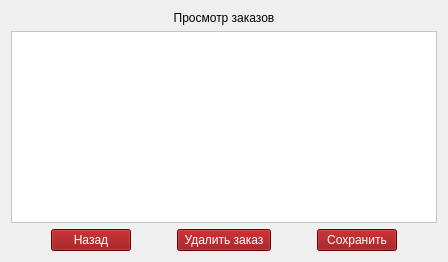
                <widget class="QWidget" name="page_9">
                 <layout class="QVBoxLayout" name="verticalLayout_31">
                  <item>
                   <layout class="QVBoxLayout" name="verticalLayout_30">
                    <item>
                     <widget class="QLabel" name="label_46">
                      <property name="styleSheet">
                       <string notr="true">font: 13pt &quot;MS Shell Dlg 2&quot;;</string>
                      </property>
                      <property name="text">
                       <string>Просмотр заказов</string>
                      </property>
                      <property name="alignment">
                       <set>Qt::AlignCenter</set>
                      </property>
                     </widget>
                    </item>
                   </layout>
                  </item>
                  <item>
                   <widget class="QTableWidget" name="table_orders">
                    <property name="styleSheet">
                     <string notr="true">background-color: rgb(255, 255, 255); </string>
                    </property>
                    <property name="editTriggers">
                     <set>QAbstractItemView::NoEditTriggers</set>
                    </property>
                   </widget>
                  </item>
                  <item>
                   <layout class="QHBoxLayout" name="horizontalLayout_56">
                    <item>
                     <spacer name="horizontalSpacer_6">
                      <property name="orientation">
                       <enum>Qt::Horizontal</enum>
                      </property>
                      <property name="sizeHint" stdset="0">
                       <size>
                        <width>40</width>
                        <height>20</height>
                       </size>
                      </property>
                     </spacer>
                    </item>
                    <item>
                     <widget class="QPushButton" name="btn_back_ord">
                      <property name="styleSheet">
                       <string notr="true">background-color: rgb(143, 0, 2);
font: 9pt &quot;Comic Sans MS&quot;;
color: rgb(255, 255, 255);</string>
                      </property>
                      <property name="text">
                       <string> Назад </string>
                      </property>
                     </widget>
                    </item>
                    <item>
                     <spacer name="horizontalSpacer_52">
                      <property name="orientation">
                       <enum>Qt::Horizontal</enum>
                      </property>
                      <property name="sizeHint" stdset="0">
                       <size>
                        <width>40</width>
                        <height>20</height>
                       </size>
                      </property>
                     </spacer>
                    </item>
                    <item>
                     <widget class="QPushButton" name="btn_del_order">
                      <property name="styleSheet">
                       <string notr="true">background-color: rgb(143, 0, 2);
font: 9pt &quot;Comic Sans MS&quot;;
color: rgb(255, 255, 255);</string>
                      </property>
                      <property name="text">
                       <string> Удалить заказ </string>
                      </property>
                     </widget>
                    </item>
                    <item>
                     <spacer name="horizontalSpacer_53">
                      <property name="orientation">
                       <enum>Qt::Horizontal</enum>
                      </property>
                      <property name="sizeHint" stdset="0">
                       <size>
                        <width>40</width>
                        <height>20</height>
                       </size>
                      </property>
                     </spacer>
                    </item>
                    <item>
                     <widget class="QPushButton" name="btn_save_order">
                      <property name="styleSheet">
                       <string notr="true">background-color: rgb(143, 0, 2);
font: 9pt &quot;Comic Sans MS&quot;;
color: rgb(255, 255, 255);</string>
                      </property>
                      <property name="text">
                       <string> Сохранить </string>
                      </property>
                     </widget>
                    </item>
                    <item>
                     <spacer name="horizontalSpacer_54">
                      <property name="orientation">
                       <enum>Qt::Horizontal</enum>
                      </property>
                      <property name="sizeHint" stdset="0">
                       <size>
                        <width>40</width>
                        <height>20</height>
                       </size>
                      </property>
                     </spacer>
                    </item>
                   </layout>
                  </item>
                 </layout>
                </widget>
